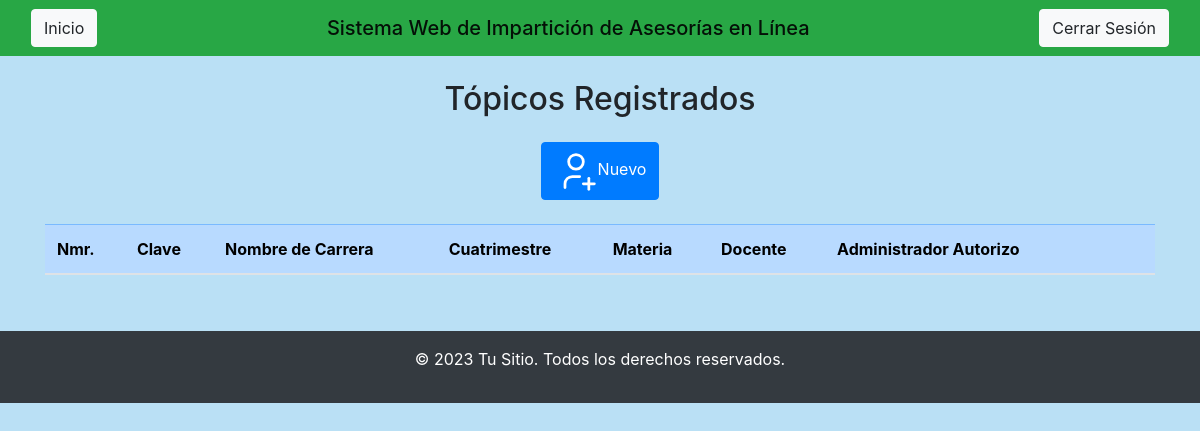
Before: /Vista/ADMIN/Topico.php (signed in) with the older database file.
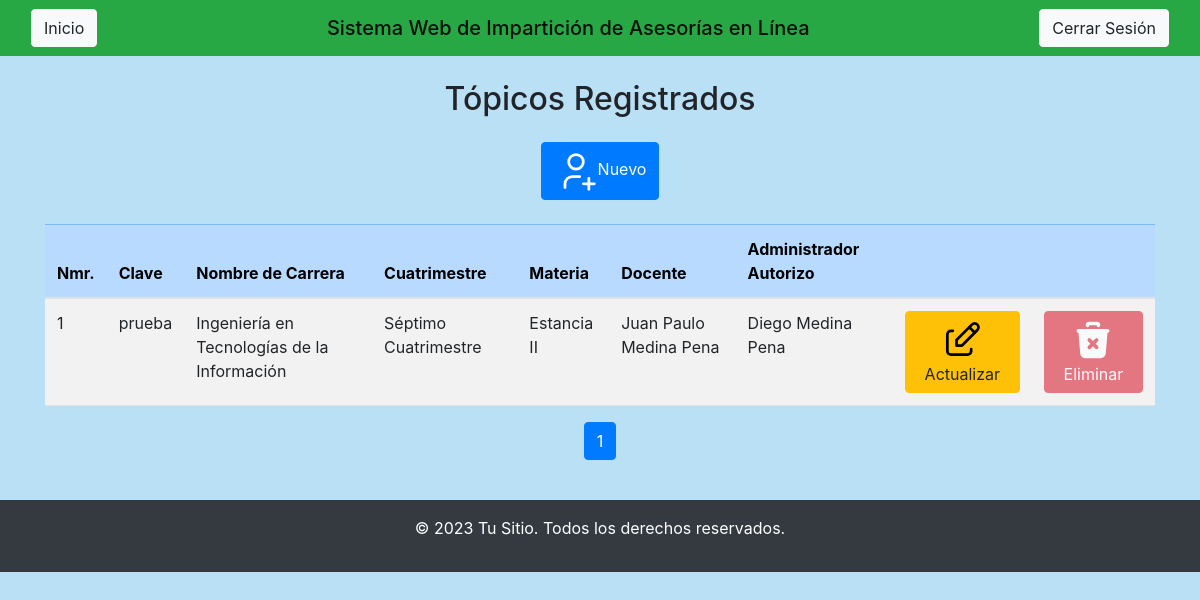
After: the same page with the newer database file.
### tables this page shows
CREATE TABLE `topicos` (
  `ID_Topico` int(11) NOT NULL AUTO_INCREMENT,
  `Nombre` varchar(200) NOT NULL,
  `Temas` text NOT NULL,
  `Clave` varchar(45) NOT NULL,
  `IdCarre` int(11) DEFAULT NULL,
  `IdCuatri` int(11) DEFAULT NULL,
  `IdMateri` int(11) DEFAULT NULL,
  `IdDocent` int(11) DEFAULT NULL,
  `ID_Administrador_Autorizo` int(11) DEFAULT NULL,
  PRIMARY KEY (`ID_Topico`),
  KEY `IdCarre` (`IdCarre`),
  KEY `IdCuatri` (`IdCuatri`),
  KEY `IdMateri` (`IdMateri`),
  KEY `IdDocent` (`IdDocent`),
  KEY `ID_Administrador_Autorizo` (`ID_Administrador_Autorizo`),
  CONSTRAINT `topicos_ibfk_1` FOREIGN KEY (`IdCarre`) REFERENCES `carrera` (`Id_Carrera`),
  CONSTRAINT `topicos_ibfk_2` FOREIGN KEY (`IdCuatri`) REFERENCES `cuatrimestre` (`Id_Cuatrimestre`),
  CONSTRAINT `topicos_ibfk_3` FOREIGN KEY (`IdMateri`) REFERENCES `materias` (`ID_Materia`),
  CONSTRAINT `topicos_ibfk_4` FOREIGN KEY (`IdDocent`) REFERENCES `docente` (`ID_Usuario_D`),
  CONSTRAINT `topicos_ibfk_5` FOREIGN KEY (`ID_Administrador_Autorizo`) REFERENCES `administrador` (`ID_Usuario_A`)
);

CREATE TABLE `carrera` (
  `Id_Carrera` int(11) NOT NULL AUTO_INCREMENT,
  `Nombre_Carrera` varchar(250) NOT NULL,
  PRIMARY KEY (`Id_Carrera`)
);

CREATE TABLE `cuatrimestre` (
  `Id_Cuatrimestre` int(11) NOT NULL AUTO_INCREMENT,
  `Nombre_Cuatrimestre` varchar(250) NOT NULL,
  PRIMARY KEY (`Id_Cuatrimestre`)
);

CREATE TABLE `materias` (
  `ID_Materia` int(11) NOT NULL AUTO_INCREMENT,
  `Nombre_Materia` varchar(250) NOT NULL,
  PRIMARY KEY (`ID_Materia`)
);

CREATE TABLE `docente` (
  `ID_Usuario_D` int(11) NOT NULL AUTO_INCREMENT,
  `Nombre_Usuario_D` varchar(200) NOT NULL,
  `Apellido_Materno_D` varchar(200) NOT NULL,
  `Apellido_Paterno_D` varchar(200) NOT NULL,
  `Telefono_D` varchar(20) NOT NULL,
  `Fecha_Nacimiento_D` date NOT NULL,
  `Genero_D` varchar(100) NOT NULL,
  `Correo_electronico_D` varchar(250) NOT NULL,
  `Contrasena_D` varchar(250) NOT NULL,
  PRIMARY KEY (`ID_Usuario_D`)
);

CREATE TABLE `administrador` (
  `ID_Usuario_A` int(11) NOT NULL AUTO_INCREMENT,
  `Nombre_Usuario_A` varchar(200) NOT NULL,
  `Apellido_Materno_A` varchar(200) NOT NULL,
  `Apellido_Paterno_A` varchar(200) NOT NULL,
  `Telefono_A` varchar(20) NOT NULL,
  `Fecha_Nacimiento_A` date NOT NULL,
  `Genero_A` varchar(100) NOT NULL,
  `Correo_electronico_A` varchar(250) NOT NULL,
  `Contrasena_A` varchar(250) NOT NULL,
  PRIMARY KEY (`ID_Usuario_A`)
);

### Vista/ADMIN/Topico.php (the view, shortened to what this page needs)
<?php include('head.php'); ?>
<center><div class="table-responsive">
        <h2 class="mb-4">Tópicos Registrados</h2>
            <a class="btn btn-primary" href="INSERT/Insert_Topico.php">
                Nuevo</a>
        <table class="table table-hover table-striped mt-4" class="table">
            <thead>
                <tr class="table-primary">
                    <th scope="col">Nmr.</th>
                    <th scope="col">Clave</th>
                    <th scope="col">Nombre de Carrera</th>
                    <th scope="col">Cuatrimestre</th>
                    <th scope="col">Materia</th>
                    <th scope="col">Docente</th>
                    <th scope="col">Administrador Autorizo</th>
                    <th scope="col"></th>
                    <th scope="col"></th>
                </tr>
            </thead>
            <tbody>
                <?php
                    $conexion = (new Conectar())->conexion();
                    $records_per_page = 10;
                    $page = isset($_GET['page']) && is_numeric($_GET['page']) ? (int)$_GET['page'] : 1;
                    $offset = ($page - 1) * $records_per_page;
                    $sql = "SELECT
                                T.ID_Topico,
                                T.Clave,
                                C.Nombre_Carrera,
                                C2.Nombre_Cuatrimestre,
                                M.Nombre_Materia,
                                D.Nombre_Usuario_D,
                                D.Apellido_Paterno_D,
                                D.Apellido_Materno_D,
                                A.Nombre_Usuario_A,
                                A.Apellido_Paterno_A,
                                A.Apellido_Materno_A,
                                COUNT(Citas.ID_Cita) AS Total_Citas, -- Contamos las citas
                                IFNULL(Evaluacion_Citas.ID_Evaluacion_Cita, 0) AS Evaluado -- Verificamos si fue evaluado
                            FROM
                                Topicos T
                            INNER JOIN
                                Carrera C ON T.IdCarre = C.Id_Carrera
                            INNER JOIN
                                Cuatrimestre C2 ON T.IdCuatri = C2.Id_Cuatrimestre
                            INNER JOIN
                                Materias M ON T.IdMateri = M.ID_Materia
                            INNER JOIN
                                Docente D ON T.IdDocent = D.ID_Usuario_D
                            INNER JOIN
                                Administrador A ON T.ID_Administrador_Autorizo = A.ID_Usuario_A
                            LEFT JOIN
                                Citas ON Citas.ID_Topicos = T.ID_Topico -- Verificamos citas
                            LEFT JOIN
                                Evaluacion_Citas ON Evaluacion_Citas.ID_Citas = Citas.ID_Cita -- Verificamos evaluaciones
                            GROUP BY
                                T.ID_Topico
                            LIMIT
                                $offset, $records_per_page;";
                    $query = mysqli_query($conexion, $sql);
                    $sql_total = "SELECT * FROM Topicos;";
                    $result_total = mysqli_query($conexion, $sql_total);
                    $total_rows = mysqli_fetch_array($result_total)[0];
                    $total_pages = ceil($total_rows / $records_per_page);
                    while ($row = mysqli_fetch_array($query)) {
                        $tieneRegistros = $row['Total_Citas'] || $row['Evaluado'];
                        ?>
                        <tr>
                            <td><?php echo $row['ID_Topico']; ?></td>
                            <td><?php echo $row['Clave']; ?></td>
                            <td><?php echo $row['Nombre_Carrera']; ?></td>
                            <td><?php echo $row['Nombre_Cuatrimestre']; ?></td>
                            <td><?php echo $row['Nombre_Materia']; ?></td>
                            <td><?php echo $row['Nombre_Usuario_D'] . ' ' . $row['Apellido_Paterno_D'] . ' ' . $row['Apellido_Materno_D']; ?></td>
                            <td><?php echo $row['Nombre_Usuario_A'] . ' ' . $row['Apellido_Paterno_A'] . ' ' . $row['Apellido_Materno_A']; ?></td>
                            <td><a class="btn btn-warning" href="UPDATE/Update_Topico.php?id=<?php echo $row['ID_Topico']; ?>">
                                Actualizar</a>
                            </td>
                            <td><a class="btn btn-danger <?php echo $tieneRegistros ? 'disabled' : ''; ?>" href="../../Controlador/ADMIN/DELETE/Funcion_Delete_Topico.php?id=<?php echo $row['ID_Topico']; ?>" onclick="return <?php echo $tieneRegistros ? 'false' : 'eliminar()'; ?>">
                                Eliminar</a>
                            </td>
                        </tr>
                    <?php
                    }
                ?>
            </tbody>
        </table>
    <nav aria-label="Page navigation example">
        <ul class="pagination justify-content-center">
            <?php for ($i = 1; $i <= $total_pages; $i++): ?>
                <li class="page-item <?php if ($i == $page) echo 'active'; ?>">
                    <a class="page-link" href="?page=<?php echo $i; ?>"><?php echo $i; ?></a>
                </li>
            <?php endfor; ?>
        </ul>
    </nav>
</div>
<?php include('footer.php'); ?>

### Vista/ADMIN/head.php (shortened to what this page needs)
<!DOCTYPE html>
<html lang="es">
<head>
    <link href="https://cdn.jsdelivr.net/npm/bootstrap@5.3.0/dist/css/bootstrap.min.css" rel="stylesheet">
    <link href="https://stackpath.bootstrapcdn.com/bootstrap/4.5.2/css/bootstrap.min.css" rel="stylesheet">
    <link href="https://maxcdn.bootstrapcdn.com/bootstrap/4.5.2/css/bootstrap.min.css" rel="stylesheet">
    <link href="../../css/reporte.css" rel="stylesheet">
    <link href="../../css/boton.css" rel="stylesheet">
</head>
<body>
    <nav class="navbar navbar-expand-lg navbar-light bg-success">
        <div class="container-fluid">
            <a class="btn btn-light" href="Principal.php">Inicio</a>
            <span class="navbar-brand mb-0 h1 mx-auto">Sistema Web de Impartición de Asesorías en Línea</span>
            <a href="?cerrar_sesion=true" class="btn btn-light">Cerrar Sesión</a>
        </div>
    </nav>
    <div class="container mt-4 ">

### Vista/ADMIN/footer.php (shortened to what this page needs)
</div>
    <footer class="bg-dark text-white text-center p-3 mt-4">
        <p>&copy; 2023 Tu Sitio. Todos los derechos reservados.</p>
    </footer>
</body>
</html>

### Vista/ADMIN/head.php (style rules this page uses)
body { background: #bae0f5; }

Changed rows visible on the page:
added topicos: ID_Topico "1", Clave "prueba", IdCarre.Nombre_Carrera "Ingeniería en Tecnologías de la Información", IdCuatri.Nombre_Cuatrimestre "Séptimo Cuatrimestre", IdMateri.Nombre_Materia "Estancia II", IdDocent.Nombre_Usuario_D "Juan Paulo", IdDocent.Apellido_Paterno_D "Medina", IdDocent.Apellido_Materno_D "Pena", ID_Administrador_Autorizo.Nombre_Usuario_A "Diego", ID_Administrador_Autorizo.Apellido_Paterno_A "Medina", ID_Administrador_Autorizo.Apellido_Materno_A "Pena"
Other visible differences:
new list line: "1"
